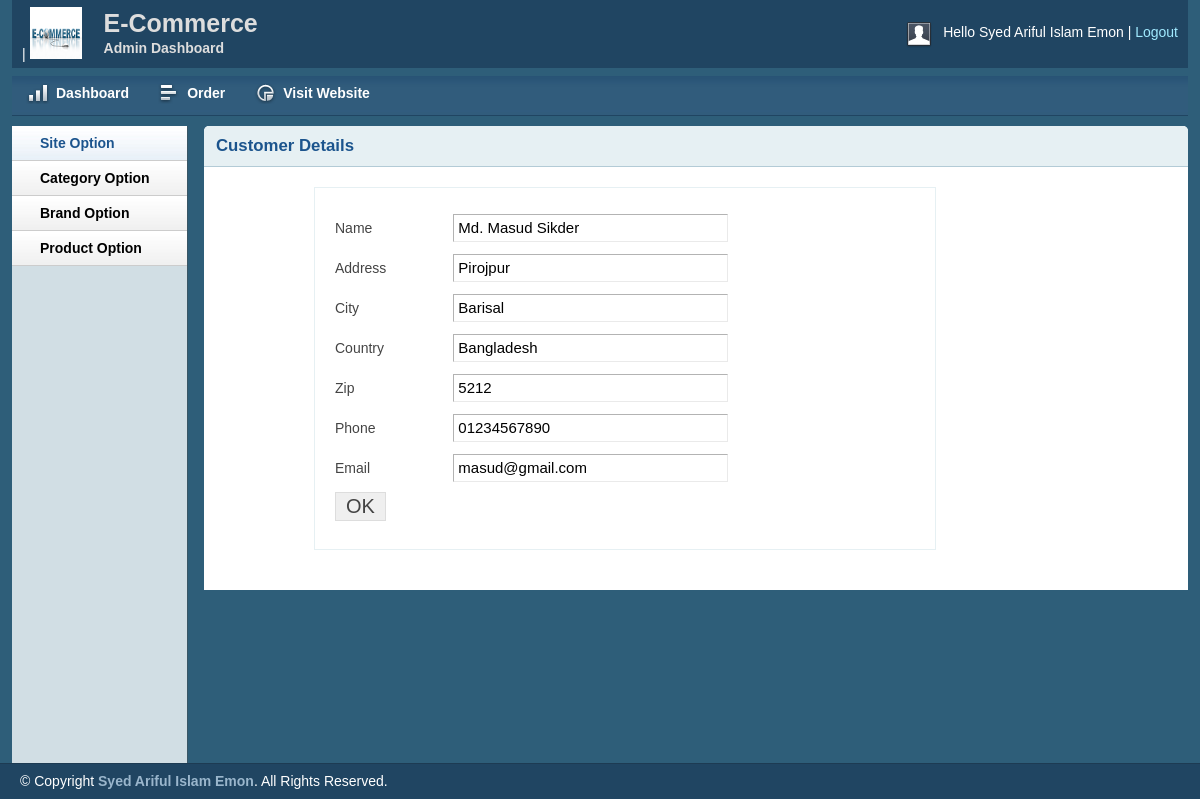
The app's page /admin/customer.php?customerid=1 (signed in) with its own data.
### tables this page shows
CREATE TABLE `tbl_customer` (
  `id` int(11) NOT NULL,
  `name` varchar(255) NOT NULL,
  `address` text NOT NULL,
  `city` varchar(255) NOT NULL,
  `country` varchar(255) NOT NULL,
  `zip` varchar(255) NOT NULL,
  `phone` varchar(255) NOT NULL,
  `email` varchar(255) NOT NULL,
  `pass` varchar(255) NOT NULL
);

### lib/Database.php (called while the page is built, shortened)
<?php
  Class Database{
     public $host   = DB_HOST;
     public $user   = DB_USER;
     public $pass   = DB_PASS;
     public $dbname = DB_NAME;
     public $link;
private function connectDB(){
 $this->link = new mysqli($this->host, $this->user, $this->pass,
  $this->dbname);
 }
public function select($query){
  $result = $this->link->query($query) or
   die($this->link->error.__LINE__);
  if($result->num_rows > 0){
    return $result;
  } else {
    return false;
  }
 }
}

### classes/customer.php (called while the page is built, shortened)
<?php
	$filepath = realpath(dirname(__FILE__));
	include_once ($filepath.'/../lib/Database.php');
?>
<?php
class customer{
	private $db;
	function __construct()	{
		$this->db = new Database();
	}
    public function getcustomerdata($id){
    	$query =  "SELECT * FROM tbl_customer WHERE id = '$id'";
		$result = $this->db->select($query);
		return $result;
    }
}
?>

### admin/customer.php (the view, shortened to what this page needs)
<?php include 'inc/header.php';?>
<?php include 'inc/sidebar.php';?>
<?php
$filepath = realpath(dirname(__FILE__));
 include_once ($filepath.'/../classes/customer.php');?>
<?php
if (!isset($_GET['customerid']) || $_GET['customerid'] == NULL) {
   echo "<script>window.location = 'orderdetails.php';</script>";
}
else{
    $id = preg_replace('/[^a-zA-Z0-9\']/', '', $_GET['customerid']);
}
?>
        <div class="grid_10">
            <div class="box round first grid">
                <h2>Customer Details</h2>
               <div class="block copyblock">
               <?php
                $cus = new customer();
                $getcust = $cus->getcustomerdata($id);
                if ($getcust) {
                   while ($result = $getcust->fetch_assoc()) {
               ?>
                 <form action="" method="post">
                    <table class="form">
                        <tr>
                        <td>Name</td>
                            <td>
                                <input type="text" readonly="readonly" value="<?php echo $result['name']; ?>" class="medium" />
                            </td>
                        </tr>
                        <tr>
                        <td>Address</td>
                            <td>
                                <input type="text" readonly="readonly" value="<?php echo $result['address']; ?>" class="medium" />
                            </td>
                        </tr>
<tr>
                        <td>City</td>
                            <td>
                                <input type="text" readonly="readonly" value="<?php echo $result['city']; ?>" class="medium" />
                            </td>
                        </tr>
                        <tr>
                        <td>Country</td>
                            <td>
                                <input type="text" readonly="readonly" value="<?php echo $result['country']; ?>" class="medium" />
                            </td>
                        </tr>
                        <tr>
                        <td>Zip</td>
                            <td>
                                <input type="text" readonly="readonly" value="<?php echo $result['zip']; ?>" class="medium" />
                            </td>
                        </tr>
                        <tr>
                        <td>Phone</td>
                            <td>
                                <input type="text" readonly="readonly" value="<?php echo $result['phone']; ?>" class="medium" />
                            </td>
                        </tr>
                        <tr>
                        <td>Email</td>
                            <td>
                                <input type="text" readonly="readonly" value="<?php echo $result['email']; ?>" class="medium" />
                            </td>
                        </tr>
						<tr>
                            <td>
                                <input type="submit" name="submit" Value="OK" />
                            </td>
                        </tr>
                    </table>
                    </form>
                    <?php } } ?>
                </div>
            </div>
        </div>
<?php include 'inc/footer.php';?>

### admin/css/layout.css (style rules this page uses)
body { background: #fff none repeat scroll 0 0; color: #444; font-size: 14px; padding: 0; }
h1, h2, h3, h4, h5, h6 { line-height:1.2em; margin-bottom:.3em; }
h2 { margin-top:1em; }
.box { background:#fff; margin-bottom:20px; padding:10px 10px 10px 10px; margin-left:-8px; }
.box.grid { padding-bottom:40px; }
.box.round { -moz-border-radius: 5px 5px 0px 0px; -webkit-border-radius: 5px 5px 0px 0px; border-radius: 5px 5px 0px 0px; }
.box h2 { font-size:1.2em; font-weight:bold; color:#1B548D; background:#E6F0F3; margin:-10px -10px 0 -10px; padding:10px 12px; border-bottom:1px solid #B3CBD6; -moz-border-radius: 5px 5px 0px 0px; -webkit-border-radius: 5px 5px 0px 0px; border-radius: 5px 5px 0px 0px; }
.box.first { min-height: 406px; }
.block { padding-top:20px; }
.copyblock { border: 1px solid #e6f0f3; line-height: 32px; margin-left: 100px; margin-top: 20px; padding-left: 20px; width: 600px; }
table.form { width:100%; }
table.form td { padding:4px 0px; }
table.form input, table.form select { font-size: 15px; padding: 4px 4px 5px 4px; border-top: 1px solid #b3b3b3; border-left: 1px solid #b3b3b3; border-right: 1px solid #eaeaea; border-bottom: 1px solid #eaeaea; }
table.form input[type="submit"] { border: 1px solid #ddd; color: #444; cursor: pointer; font-size: 20px; padding: 2px 10px; }
input.medium { width: 55%; }
.block { padding-bottom:1px; }

### records on screen
tbl_customer: name "Md. Masud Sikder", address "Pirojpur", city "Barisal", country "Bangladesh", zip "5212", phone "01234567890", email "masud@gmail.com"

### other values on screen
Session::get('adminName') "Syed Ariful Islam Emon"
